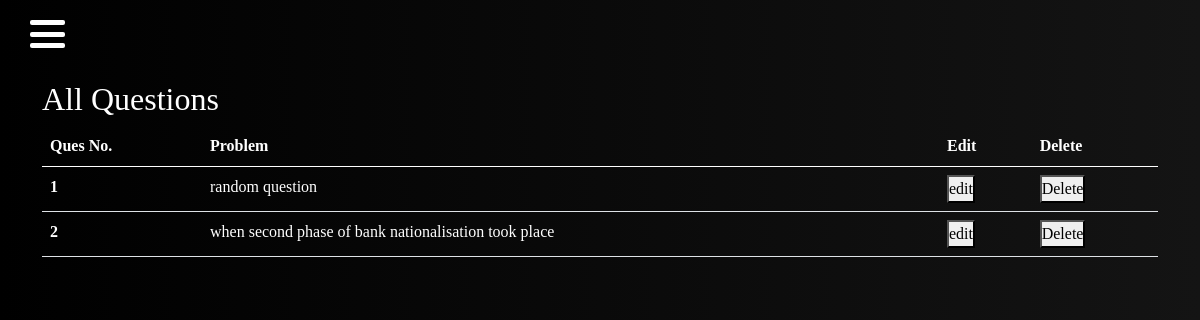
Screenshot of /view_questions/2 with the database file from the repository.
### quizzes/models.py (models this page shows, shortened)
class Question(models.Model):
    quiz_id=models.IntegerField(default=id)
    question_no=models.IntegerField()
    problem=models.TextField()
    option_1=models.CharField(max_length=200)
    option_2=models.CharField(max_length=200)
    option_3=models.CharField(max_length=200)
    option_4=models.CharField(max_length=200,default='None of these')
    option_5=models.CharField(max_length=200,blank=True)
    option_6=models.CharField(max_length=200,blank=True)
    option_7=models.CharField(max_length=200,blank=True)
    correct_answer=MultiSelectField(choices=option_choices)
    prob_img_1=models.ImageField(upload_to="photos/%y/%m/",blank=True)
    prob_img_2=models.ImageField(upload_to="photos/%y/%m/",blank=True)
    prob_img_3=models.ImageField(upload_to="photos/%y/%m/",blank=True)
    points=models.IntegerField(default=10)
    date_created=models.DateTimeField(blank=True,default=datetime.now())

### quizzes/views.py (the view)
# urls.py: path('view_questions/<int:quiz_id>',views.view_questions,name='view_questions'),
def view_questions(request,quiz_id):
    all_questions=Question.objects.filter(quiz_id=quiz_id)
    data={
        'all_questions':all_questions,
        'quiz_id':quiz_id,
    }
    return render(request,'view_questions.html',data)

### accounts/context_processors.py (called while the page is built)
def user_profile(request):
    if request.user.is_authenticated:
        user_profile=get_object_or_404(User_profile,user_id=request.user.id)
        return {'user_profile' : user_profile ,}
    else:
        return {}

### templates/view_questions.html (shortened to what this page needs)
{% extends 'base.html' %} {% block custom_css %}{% endblock custom_css %} {% block content %}
<div class="container">
    <h2>All Questions </h2>
    <table class="table table-hover" style="color: white;">
        <thead>
            <tr>
                <th scope="col">Ques No.</th>
                <th scope="col">Problem</th>
                <th scope="col">Edit</th>
                <th scope="col">Delete</th>
            </tr>
        </thead>
        <tbody>
            {% for ques in all_questions %}
            <tr style="color: white;">
                <th scope="row">{{ques.question_no}}</th>
                <td>{{ques.problem}}</td>
                <td>
                    <a href="{% url 'edit_question' quiz_id ques.question_no%}">{% csrf_token %}<button>edit</button></a>
                </td>
                <td>
                    <form action="{% url 'view_questions' quiz_id %}" method="POST" id="delete_ques">{% csrf_token %}<input type="hidden" value="delete" name='question_ops'></form><button>Delete</button>
                </td>
            </tr>
            {% endfor %}
        </tbody>
    </table>
</div>
{% endblock content %} {% block custom_js %}{% endblock custom_js %}

### static/css/navbar.css (style rules this page uses)
html, body { height: 100%; }
body { min-height: 100%; font-family: 'Rozha One', serif; margin-top: 80px; }
* { margin: 0; padding: 0; box-sizing: border-box; }

### rows the page displays
Question: question_no "1", problem "random question"
Question: question_no "2", problem "when second phase of bank nationalisation took place"
